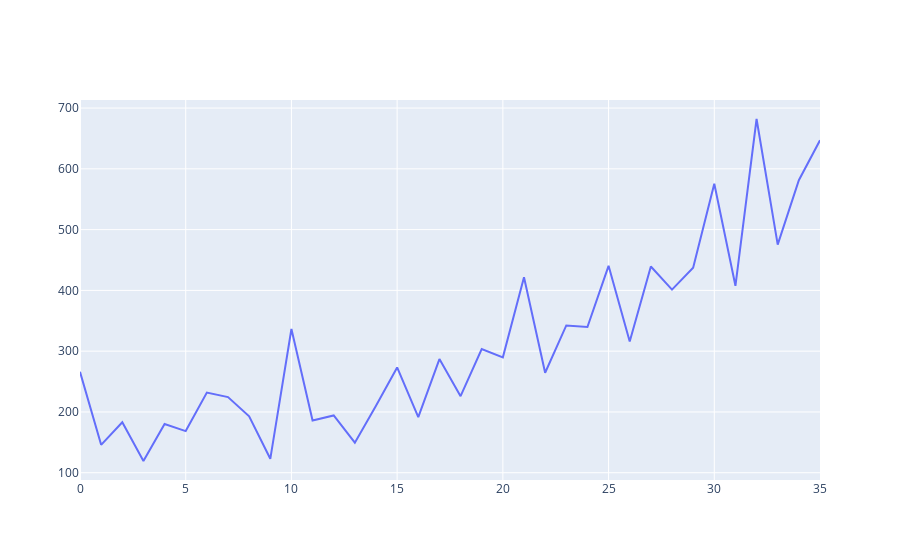

Here is the notebook cell this chart was saved with:
### Code cell
shampoo=load_shampoo_sales()
t=[i for i in range(len(shampoo))]
fig=go.Figure()
fig.add_trace(go.Scatter(x=t,y=shampoo,mode='lines'))
fig.show()
STE = SingleTakensEmbedding('search', n_jobs=-1)
emb = STE.fit_transform(shampoo)

print(STE.time_delay_, STE.dimension_)

### Figure 1 — Plotly figure (JSON) as saved in the notebook; plotly's stock layout.template omitted (floating-point values rounded to 4 significant figures)
{"data": [{"mode": "lines", "type": "scatter", "x": [0, 1, 2, 3, 4, 5, 6, 7, 8, 9, 10, 11, 12, 13, 14, 15, 16, 17, 18, 19, 20, 21, 22, 23, 24, 25, 26, 27, 28, 29, 30, 31, 32, 33, 34, 35], "y": [266, 145.9, 183.1, 119.3, 180.3, 168.5, 231.8, 224.5, 192.8, 122.9, 336.5, 185.9, 194.3, 149.5, 210.1, 273.3, 191.4, 287, 226, 303.6, 289.9, 421.6, 264.5, 342.3, 339.7, 440.4, 315.9, 439.3, 401.3, 437.4, 575.5, 407.6, 682, 475.3, 581.3, 646.9]}], "layout": {}}
